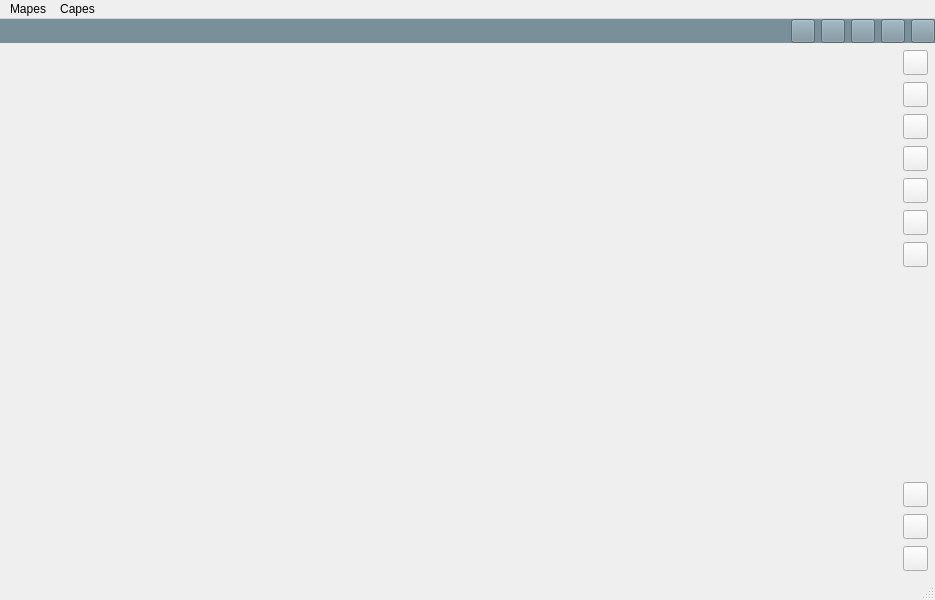
<?xml version="1.0" encoding="UTF-8"?>
<ui version="4.0">
 <class>MainWindow</class>
 <widget class="QMainWindow" name="MainWindow">
  <property name="geometry">
   <rect>
    <x>0</x>
    <y>0</y>
    <width>935</width>
    <height>600</height>
   </rect>
  </property>
  <property name="windowTitle">
   <string>MainWindow</string>
  </property>
  <property name="autoFillBackground">
   <bool>true</bool>
  </property>
  <widget class="QWidget" name="centralwidget">
   <property name="autoFillBackground">
    <bool>true</bool>
   </property>
   <layout class="QHBoxLayout" name="horizontalLayout_2">
    <property name="spacing">
     <number>0</number>
    </property>
    <property name="leftMargin">
     <number>0</number>
    </property>
    <property name="topMargin">
     <number>0</number>
    </property>
    <property name="rightMargin">
     <number>0</number>
    </property>
    <property name="bottomMargin">
     <number>0</number>
    </property>
    <item>
     <widget class="QFrame" name="frame">
      <property name="autoFillBackground">
       <bool>true</bool>
      </property>
      <property name="frameShape">
       <enum>QFrame::NoFrame</enum>
      </property>
      <property name="frameShadow">
       <enum>QFrame::Raised</enum>
      </property>
      <layout class="QVBoxLayout" name="verticalLayout">
       <property name="spacing">
        <number>0</number>
       </property>
       <property name="leftMargin">
        <number>0</number>
       </property>
       <property name="topMargin">
        <number>0</number>
       </property>
       <property name="rightMargin">
        <number>0</number>
       </property>
       <property name="bottomMargin">
        <number>0</number>
       </property>
       <item>
        <widget class="QFrame" name="frame_2">
         <property name="sizePolicy">
          <sizepolicy hsizetype="Preferred" vsizetype="Maximum">
           <horstretch>0</horstretch>
           <verstretch>0</verstretch>
          </sizepolicy>
         </property>
         <property name="palette">
          <palette>
           <active>
            <colorrole role="WindowText">
             <brush brushstyle="SolidPattern">
              <color alpha="255">
               <red>0</red>
               <green>0</green>
               <blue>0</blue>
              </color>
             </brush>
            </colorrole>
            <colorrole role="Button">
             <brush brushstyle="SolidPattern">
              <color alpha="255">
               <red>121</red>
               <green>144</green>
               <blue>155</blue>
              </color>
             </brush>
            </colorrole>
            <colorrole role="Light">
             <brush brushstyle="SolidPattern">
              <color alpha="255">
               <red>182</red>
               <green>216</green>
               <blue>233</blue>
              </color>
             </brush>
            </colorrole>
            <colorrole role="Midlight">
             <brush brushstyle="SolidPattern">
              <color alpha="255">
               <red>151</red>
               <green>180</green>
               <blue>194</blue>
              </color>
             </brush>
            </colorrole>
            <colorrole role="Dark">
             <brush brushstyle="SolidPattern">
              <color alpha="255">
               <red>60</red>
               <green>72</green>
               <blue>77</blue>
              </color>
             </brush>
            </colorrole>
            <colorrole role="Mid">
             <brush brushstyle="SolidPattern">
              <color alpha="255">
               <red>80</red>
               <green>96</green>
               <blue>103</blue>
              </color>
             </brush>
            </colorrole>
            <colorrole role="Text">
             <brush brushstyle="SolidPattern">
              <color alpha="255">
               <red>0</red>
               <green>0</green>
               <blue>0</blue>
              </color>
             </brush>
            </colorrole>
            <colorrole role="BrightText">
             <brush brushstyle="SolidPattern">
              <color alpha="255">
               <red>255</red>
               <green>255</green>
               <blue>255</blue>
              </color>
             </brush>
            </colorrole>
            <colorrole role="ButtonText">
             <brush brushstyle="SolidPattern">
              <color alpha="255">
               <red>0</red>
               <green>0</green>
               <blue>0</blue>
              </color>
             </brush>
            </colorrole>
            <colorrole role="Base">
             <brush brushstyle="SolidPattern">
              <color alpha="255">
               <red>255</red>
               <green>255</green>
               <blue>255</blue>
              </color>
             </brush>
            </colorrole>
            <colorrole role="Window">
             <brush brushstyle="SolidPattern">
              <color alpha="255">
               <red>121</red>
               <green>144</green>
               <blue>155</blue>
              </color>
             </brush>
            </colorrole>
            <colorrole role="Shadow">
             <brush brushstyle="SolidPattern">
              <color alpha="255">
               <red>0</red>
               <green>0</green>
               <blue>0</blue>
              </color>
             </brush>
            </colorrole>
            <colorrole role="AlternateBase">
             <brush brushstyle="SolidPattern">
              <color alpha="255">
               <red>188</red>
               <green>199</green>
               <blue>205</blue>
              </color>
             </brush>
            </colorrole>
            <colorrole role="ToolTipBase">
             <brush brushstyle="SolidPattern">
              <color alpha="255">
               <red>255</red>
               <green>255</green>
               <blue>220</blue>
              </color>
             </brush>
            </colorrole>
            <colorrole role="ToolTipText">
             <brush brushstyle="SolidPattern">
              <color alpha="255">
               <red>0</red>
               <green>0</green>
               <blue>0</blue>
              </color>
             </brush>
            </colorrole>
           </active>
           <inactive>
            <colorrole role="WindowText">
             <brush brushstyle="SolidPattern">
              <color alpha="255">
               <red>0</red>
               <green>0</green>
               <blue>0</blue>
              </color>
             </brush>
            </colorrole>
            <colorrole role="Button">
             <brush brushstyle="SolidPattern">
              <color alpha="255">
               <red>121</red>
               <green>144</green>
               <blue>155</blue>
              </color>
             </brush>
            </colorrole>
            <colorrole role="Light">
             <brush brushstyle="SolidPattern">
              <color alpha="255">
               <red>182</red>
               <green>216</green>
               <blue>233</blue>
              </color>
             </brush>
            </colorrole>
            <colorrole role="Midlight">
             <brush brushstyle="SolidPattern">
              <color alpha="255">
               <red>151</red>
               <green>180</green>
               <blue>194</blue>
              </color>
             </brush>
            </colorrole>
            <colorrole role="Dark">
             <brush brushstyle="SolidPattern">
              <color alpha="255">
               <red>60</red>
               <green>72</green>
               <blue>77</blue>
              </color>
             </brush>
            </colorrole>
            <colorrole role="Mid">
             <brush brushstyle="SolidPattern">
              <color alpha="255">
               <red>80</red>
               <green>96</green>
               <blue>103</blue>
              </color>
             </brush>
            </colorrole>
            <colorrole role="Text">
             <brush brushstyle="SolidPattern">
              <color alpha="255">
               <red>0</red>
               <green>0</green>
               <blue>0</blue>
              </color>
             </brush>
            </colorrole>
            <colorrole role="BrightText">
             <brush brushstyle="SolidPattern">
              <color alpha="255">
               <red>255</red>
               <green>255</green>
               <blue>255</blue>
              </color>
             </brush>
            </colorrole>
            <colorrole role="ButtonText">
             <brush brushstyle="SolidPattern">
              <color alpha="255">
               <red>0</red>
               <green>0</green>
               <blue>0</blue>
              </color>
             </brush>
            </colorrole>
            <colorrole role="Base">
             <brush brushstyle="SolidPattern">
              <color alpha="255">
               <red>255</red>
               <green>255</green>
               <blue>255</blue>
              </color>
             </brush>
            </colorrole>
            <colorrole role="Window">
             <brush brushstyle="SolidPattern">
              <color alpha="255">
               <red>121</red>
               <green>144</green>
               <blue>155</blue>
              </color>
             </brush>
            </colorrole>
            <colorrole role="Shadow">
             <brush brushstyle="SolidPattern">
              <color alpha="255">
               <red>0</red>
               <green>0</green>
               <blue>0</blue>
              </color>
             </brush>
            </colorrole>
            <colorrole role="AlternateBase">
             <brush brushstyle="SolidPattern">
              <color alpha="255">
               <red>188</red>
               <green>199</green>
               <blue>205</blue>
              </color>
             </brush>
            </colorrole>
            <colorrole role="ToolTipBase">
             <brush brushstyle="SolidPattern">
              <color alpha="255">
               <red>255</red>
               <green>255</green>
               <blue>220</blue>
              </color>
             </brush>
            </colorrole>
            <colorrole role="ToolTipText">
             <brush brushstyle="SolidPattern">
              <color alpha="255">
               <red>0</red>
               <green>0</green>
               <blue>0</blue>
              </color>
             </brush>
            </colorrole>
           </inactive>
           <disabled>
            <colorrole role="WindowText">
             <brush brushstyle="SolidPattern">
              <color alpha="255">
               <red>60</red>
               <green>72</green>
               <blue>77</blue>
              </color>
             </brush>
            </colorrole>
            <colorrole role="Button">
             <brush brushstyle="SolidPattern">
              <color alpha="255">
               <red>121</red>
               <green>144</green>
               <blue>155</blue>
              </color>
             </brush>
            </colorrole>
            <colorrole role="Light">
             <brush brushstyle="SolidPattern">
              <color alpha="255">
               <red>182</red>
               <green>216</green>
               <blue>233</blue>
              </color>
             </brush>
            </colorrole>
            <colorrole role="Midlight">
             <brush brushstyle="SolidPattern">
              <color alpha="255">
               <red>151</red>
               <green>180</green>
               <blue>194</blue>
              </color>
             </brush>
            </colorrole>
            <colorrole role="Dark">
             <brush brushstyle="SolidPattern">
              <color alpha="255">
               <red>60</red>
               <green>72</green>
               <blue>77</blue>
              </color>
             </brush>
            </colorrole>
            <colorrole role="Mid">
             <brush brushstyle="SolidPattern">
              <color alpha="255">
               <red>80</red>
               <green>96</green>
               <blue>103</blue>
              </color>
             </brush>
            </colorrole>
            <colorrole role="Text">
             <brush brushstyle="SolidPattern">
              <color alpha="255">
               <red>60</red>
               <green>72</green>
               <blue>77</blue>
              </color>
             </brush>
            </colorrole>
            <colorrole role="BrightText">
             <brush brushstyle="SolidPattern">
              <color alpha="255">
               <red>255</red>
               <green>255</green>
               <blue>255</blue>
              </color>
             </brush>
            </colorrole>
            <colorrole role="ButtonText">
             <brush brushstyle="SolidPattern">
              <color alpha="255">
               <red>60</red>
               <green>72</green>
               <blue>77</blue>
              </color>
             </brush>
            </colorrole>
            <colorrole role="Base">
             <brush brushstyle="SolidPattern">
              <color alpha="255">
               <red>121</red>
               <green>144</green>
               <blue>155</blue>
              </color>
             </brush>
            </colorrole>
            <colorrole role="Window">
             <brush brushstyle="SolidPattern">
              <color alpha="255">
               <red>121</red>
               <green>144</green>
               <blue>155</blue>
              </color>
             </brush>
            </colorrole>
            <colorrole role="Shadow">
             <brush brushstyle="SolidPattern">
              <color alpha="255">
               <red>0</red>
               <green>0</green>
               <blue>0</blue>
              </color>
             </brush>
            </colorrole>
            <colorrole role="AlternateBase">
             <brush brushstyle="SolidPattern">
              <color alpha="255">
               <red>121</red>
               <green>144</green>
               <blue>155</blue>
              </color>
             </brush>
            </colorrole>
            <colorrole role="ToolTipBase">
             <brush brushstyle="SolidPattern">
              <color alpha="255">
               <red>255</red>
               <green>255</green>
               <blue>220</blue>
              </color>
             </brush>
            </colorrole>
            <colorrole role="ToolTipText">
             <brush brushstyle="SolidPattern">
              <color alpha="255">
               <red>0</red>
               <green>0</green>
               <blue>0</blue>
              </color>
             </brush>
            </colorrole>
           </disabled>
          </palette>
         </property>
         <property name="autoFillBackground">
          <bool>true</bool>
         </property>
         <property name="frameShape">
          <enum>QFrame::NoFrame</enum>
         </property>
         <property name="frameShadow">
          <enum>QFrame::Raised</enum>
         </property>
         <layout class="QHBoxLayout" name="horizontalLayout">
          <property name="leftMargin">
           <number>0</number>
          </property>
          <property name="topMargin">
           <number>0</number>
          </property>
          <property name="rightMargin">
           <number>0</number>
          </property>
          <property name="bottomMargin">
           <number>0</number>
          </property>
          <item>
           <widget class="QLabel" name="lblTitol">
            <property name="text">
             <string/>
            </property>
           </widget>
          </item>
          <item>
           <widget class="QPushButton" name="bVeureLlegenda">
            <property name="minimumSize">
             <size>
              <width>24</width>
              <height>24</height>
             </size>
            </property>
            <property name="maximumSize">
             <size>
              <width>24</width>
              <height>24</height>
             </size>
            </property>
            <property name="text">
             <string/>
            </property>
            <property name="icon">
             <iconset>
              <normaloff>../../Imatges/map-legend.png</normaloff>../../Imatges/map-legend.png</iconset>
            </property>
           </widget>
          </item>
          <item>
           <widget class="QPushButton" name="bMapeta">
            <property name="minimumSize">
             <size>
              <width>24</width>
              <height>24</height>
             </size>
            </property>
            <property name="maximumSize">
             <size>
              <width>24</width>
              <height>24</height>
             </size>
            </property>
            <property name="text">
             <string/>
            </property>
            <property name="icon">
             <iconset>
              <normaloff>../../Imatges/Mapeta.png</normaloff>../../Imatges/Mapeta.png</iconset>
            </property>
           </widget>
          </item>
          <item>
           <widget class="QPushButton" name="bObrirQgis">
            <property name="minimumSize">
             <size>
              <width>24</width>
              <height>24</height>
             </size>
            </property>
            <property name="maximumSize">
             <size>
              <width>24</width>
              <height>24</height>
             </size>
            </property>
            <property name="text">
             <string/>
            </property>
            <property name="icon">
             <iconset>
              <normaloff>../../Imatges/qgis-3.png</normaloff>../../Imatges/qgis-3.png</iconset>
            </property>
           </widget>
          </item>
          <item>
           <widget class="QPushButton" name="bReload">
            <property name="minimumSize">
             <size>
              <width>24</width>
              <height>24</height>
             </size>
            </property>
            <property name="maximumSize">
             <size>
              <width>24</width>
              <height>24</height>
             </size>
            </property>
            <property name="text">
             <string/>
            </property>
            <property name="icon">
             <iconset>
              <normaloff>../../Imatges/reload.png</normaloff>../../Imatges/reload.png</iconset>
            </property>
           </widget>
          </item>
          <item>
           <widget class="QPushButton" name="bDesar">
            <property name="minimumSize">
             <size>
              <width>24</width>
              <height>24</height>
             </size>
            </property>
            <property name="maximumSize">
             <size>
              <width>24</width>
              <height>24</height>
             </size>
            </property>
            <property name="text">
             <string/>
            </property>
            <property name="icon">
             <iconset>
              <normaloff>../../Imatges/content-save.png</normaloff>../../Imatges/content-save.png</iconset>
            </property>
           </widget>
          </item>
         </layout>
        </widget>
       </item>
       <item>
        <widget class="QFrame" name="frame_3">
         <property name="frameShape">
          <enum>QFrame::NoFrame</enum>
         </property>
         <property name="frameShadow">
          <enum>QFrame::Raised</enum>
         </property>
         <layout class="QHBoxLayout" name="horizontalLayout_3">
          <property name="leftMargin">
           <number>0</number>
          </property>
          <property name="topMargin">
           <number>0</number>
          </property>
          <property name="rightMargin">
           <number>0</number>
          </property>
          <property name="bottomMargin">
           <number>0</number>
          </property>
          <item>
           <widget class="QFrame" name="frameCentral">
            <property name="frameShape">
             <enum>QFrame::NoFrame</enum>
            </property>
            <property name="frameShadow">
             <enum>QFrame::Raised</enum>
            </property>
            <layout class="QHBoxLayout" name="horizontalLayout_5">
             <property name="leftMargin">
              <number>0</number>
             </property>
             <property name="topMargin">
              <number>0</number>
             </property>
             <property name="rightMargin">
              <number>0</number>
             </property>
             <property name="bottomMargin">
              <number>0</number>
             </property>
             <item>
              <layout class="QHBoxLayout" name="layCentral"/>
             </item>
            </layout>
           </widget>
          </item>
          <item>
           <widget class="QFrame" name="frameBotonera">
            <property name="sizePolicy">
             <sizepolicy hsizetype="Maximum" vsizetype="Preferred">
              <horstretch>0</horstretch>
              <verstretch>0</verstretch>
             </sizepolicy>
            </property>
            <property name="frameShape">
             <enum>QFrame::NoFrame</enum>
            </property>
            <property name="frameShadow">
             <enum>QFrame::Raised</enum>
            </property>
            <layout class="QHBoxLayout" name="horizontalLayout_4">
             <property name="spacing">
              <number>7</number>
             </property>
             <property name="leftMargin">
              <number>0</number>
             </property>
             <property name="topMargin">
              <number>0</number>
             </property>
             <property name="rightMargin">
              <number>0</number>
             </property>
             <property name="bottomMargin">
              <number>0</number>
             </property>
             <item>
              <layout class="QVBoxLayout" name="layBotonera">
               <property name="leftMargin">
                <number>7</number>
               </property>
               <property name="topMargin">
                <number>7</number>
               </property>
               <property name="rightMargin">
                <number>7</number>
               </property>
               <property name="bottomMargin">
                <number>7</number>
               </property>
               <item>
                <widget class="QPushButton" name="bCercarAdreca">
                 <property name="minimumSize">
                  <size>
                   <width>25</width>
                   <height>25</height>
                  </size>
                 </property>
                 <property name="maximumSize">
                  <size>
                   <width>25</width>
                   <height>25</height>
                  </size>
                 </property>
                 <property name="text">
                  <string/>
                 </property>
                 <property name="icon">
                  <iconset>
                   <normaloff>../../Imatges/map-search.png</normaloff>../../Imatges/map-search.png</iconset>
                 </property>
                </widget>
               </item>
               <item>
                <widget class="QPushButton" name="bCaptura">
                 <property name="minimumSize">
                  <size>
                   <width>25</width>
                   <height>25</height>
                  </size>
                 </property>
                 <property name="maximumSize">
                  <size>
                   <width>25</width>
                   <height>25</height>
                  </size>
                 </property>
                 <property name="text">
                  <string/>
                 </property>
                 <property name="icon">
                  <iconset>
                   <normaloff>../../Imatges/camera.png</normaloff>../../Imatges/camera.png</iconset>
                 </property>
                </widget>
               </item>
               <item>
                <widget class="QPushButton" name="bImprimir">
                 <property name="minimumSize">
                  <size>
                   <width>25</width>
                   <height>25</height>
                  </size>
                 </property>
                 <property name="maximumSize">
                  <size>
                   <width>25</width>
                   <height>25</height>
                  </size>
                 </property>
                 <property name="text">
                  <string/>
                 </property>
                 <property name="icon">
                  <iconset>
                   <normaloff>../../Imatges/printer.png</normaloff>../../Imatges/printer.png</iconset>
                 </property>
                </widget>
               </item>
               <item>
                <widget class="QPushButton" name="bRetalls">
                 <property name="minimumSize">
                  <size>
                   <width>25</width>
                   <height>25</height>
                  </size>
                 </property>
                 <property name="maximumSize">
                  <size>
                   <width>25</width>
                   <height>25</height>
                  </size>
                 </property>
                 <property name="text">
                  <string/>
                 </property>
                 <property name="icon">
                  <iconset>
                   <normaloff>../../Imatges/tisores.png</normaloff>../../Imatges/tisores.png</iconset>
                 </property>
                </widget>
               </item>
               <item>
                <widget class="QPushButton" name="bSeleccio">
                 <property name="minimumSize">
                  <size>
                   <width>25</width>
                   <height>25</height>
                  </size>
                 </property>
                 <property name="maximumSize">
                  <size>
                   <width>25</width>
                   <height>25</height>
                  </size>
                 </property>
                 <property name="text">
                  <string/>
                 </property>
                 <property name="icon">
                  <iconset>
                   <normaloff>../../Imatges/select.png</normaloff>../../Imatges/select.png</iconset>
                 </property>
                </widget>
               </item>
               <item>
                <widget class="QPushButton" name="bMesurar">
                 <property name="minimumSize">
                  <size>
                   <width>25</width>
                   <height>25</height>
                  </size>
                 </property>
                 <property name="maximumSize">
                  <size>
                   <width>25</width>
                   <height>25</height>
                  </size>
                 </property>
                 <property name="text">
                  <string/>
                 </property>
                 <property name="icon">
                  <iconset>
                   <normaloff>../../Imatges/regle.png</normaloff>../../Imatges/regle.png</iconset>
                 </property>
                </widget>
               </item>
               <item>
                <widget class="QPushButton" name="bNouCanvas">
                 <property name="minimumSize">
                  <size>
                   <width>25</width>
                   <height>25</height>
                  </size>
                 </property>
                 <property name="maximumSize">
                  <size>
                   <width>25</width>
                   <height>25</height>
                  </size>
                 </property>
                 <property name="text">
                  <string/>
                 </property>
                 <property name="icon">
                  <iconset>
                   <normaloff>../../Imatges/map-plus.png</normaloff>../../Imatges/map-plus.png</iconset>
                 </property>
                </widget>
               </item>
               <item>
                <spacer name="verticalSpacer">
                 <property name="orientation">
                  <enum>Qt::Vertical</enum>
                 </property>
                 <property name="sizeHint" stdset="0">
                  <size>
                   <width>20</width>
                   <height>40</height>
                  </size>
                 </property>
                </spacer>
               </item>
               <item>
                <widget class="QPushButton" name="bNoticies">
                 <property name="minimumSize">
                  <size>
                   <width>25</width>
                   <height>25</height>
                  </size>
                 </property>
                 <property name="maximumSize">
                  <size>
                   <width>25</width>
                   <height>25</height>
                  </size>
                 </property>
                 <property name="text">
                  <string/>
                 </property>
                 <property name="icon">
                  <iconset>
                   <normaloff>../../Imatges/News.png</normaloff>../../Imatges/News.png</iconset>
                 </property>
                </widget>
               </item>
               <item>
                <widget class="QPushButton" name="bAjuda">
                 <property name="minimumSize">
                  <size>
                   <width>25</width>
                   <height>25</height>
                  </size>
                 </property>
                 <property name="maximumSize">
                  <size>
                   <width>25</width>
                   <height>25</height>
                  </size>
                 </property>
                 <property name="text">
                  <string/>
                 </property>
                 <property name="icon">
                  <iconset>
                   <normaloff>../../Imatges/help-circle.png</normaloff>../../Imatges/help-circle.png</iconset>
                 </property>
                </widget>
               </item>
               <item>
                <widget class="QPushButton" name="bBugs">
                 <property name="minimumSize">
                  <size>
                   <width>25</width>
                   <height>25</height>
                  </size>
                 </property>
                 <property name="maximumSize">
                  <size>
                   <width>25</width>
                   <height>25</height>
                  </size>
                 </property>
                 <property name="text">
                  <string/>
                 </property>
                 <property name="icon">
                  <iconset>
                   <normaloff>../../Imatges/bug.png</normaloff>../../Imatges/bug.png</iconset>
                 </property>
                </widget>
               </item>
              </layout>
             </item>
            </layout>
           </widget>
          </item>
         </layout>
        </widget>
       </item>
      </layout>
     </widget>
    </item>
   </layout>
  </widget>
  <widget class="QMenuBar" name="menubar">
   <property name="geometry">
    <rect>
     <x>0</x>
     <y>0</y>
     <width>935</width>
     <height>26</height>
    </rect>
   </property>
   <widget class="QMenu" name="menuMapes">
    <property name="title">
     <string>Mapes</string>
    </property>
    <addaction name="actionCat_leg"/>
    <addaction name="separator"/>
    <addaction name="actionNou"/>
    <addaction name="actionObrir"/>
    <addaction name="actionDesar"/>
    <addaction name="actionAnomena_i_desa"/>
   </widget>
   <widget class="QMenu" name="menuCapes">
    <property name="title">
     <string>Capes</string>
    </property>
   </widget>
   <addaction name="menuMapes"/>
   <addaction name="menuCapes"/>
  </widget>
  <widget class="QStatusBar" name="statusbar"/>
  <action name="actionCat_leg">
   <property name="text">
    <string>Catàleg</string>
   </property>
  </action>
  <action name="actionNou">
   <property name="text">
    <string>Nou</string>
   </property>
  </action>
  <action name="actionObrir">
   <property name="text">
    <string>Obrir</string>
   </property>
  </action>
  <action name="actionDesar">
   <property name="text">
    <string>Desar</string>
   </property>
  </action>
  <action name="actionAnomena_i_desa">
   <property name="text">
    <string>Anomena i desa</string>
   </property>
  </action>
 </widget>
 <resources/>
 <connections/>
</ui>
